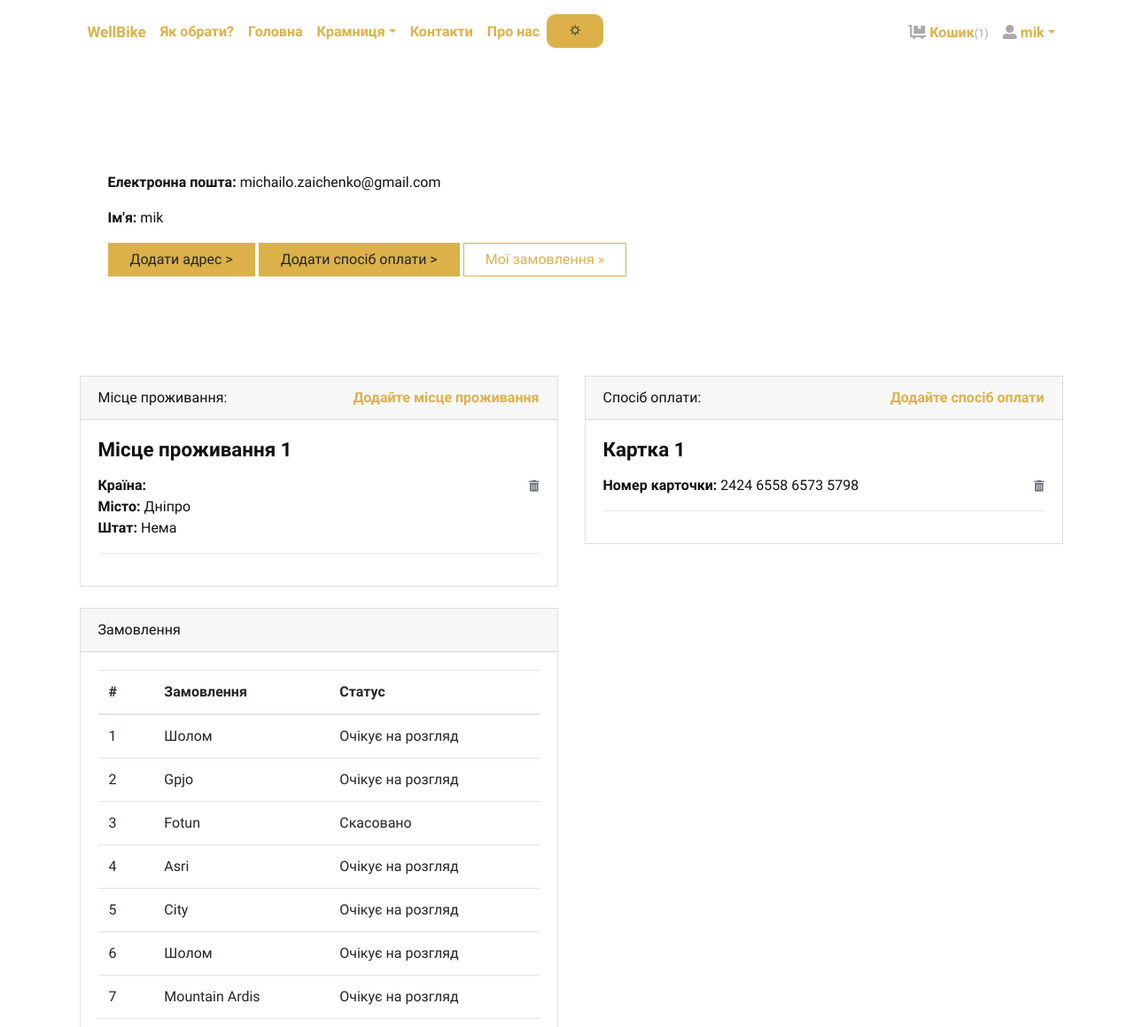
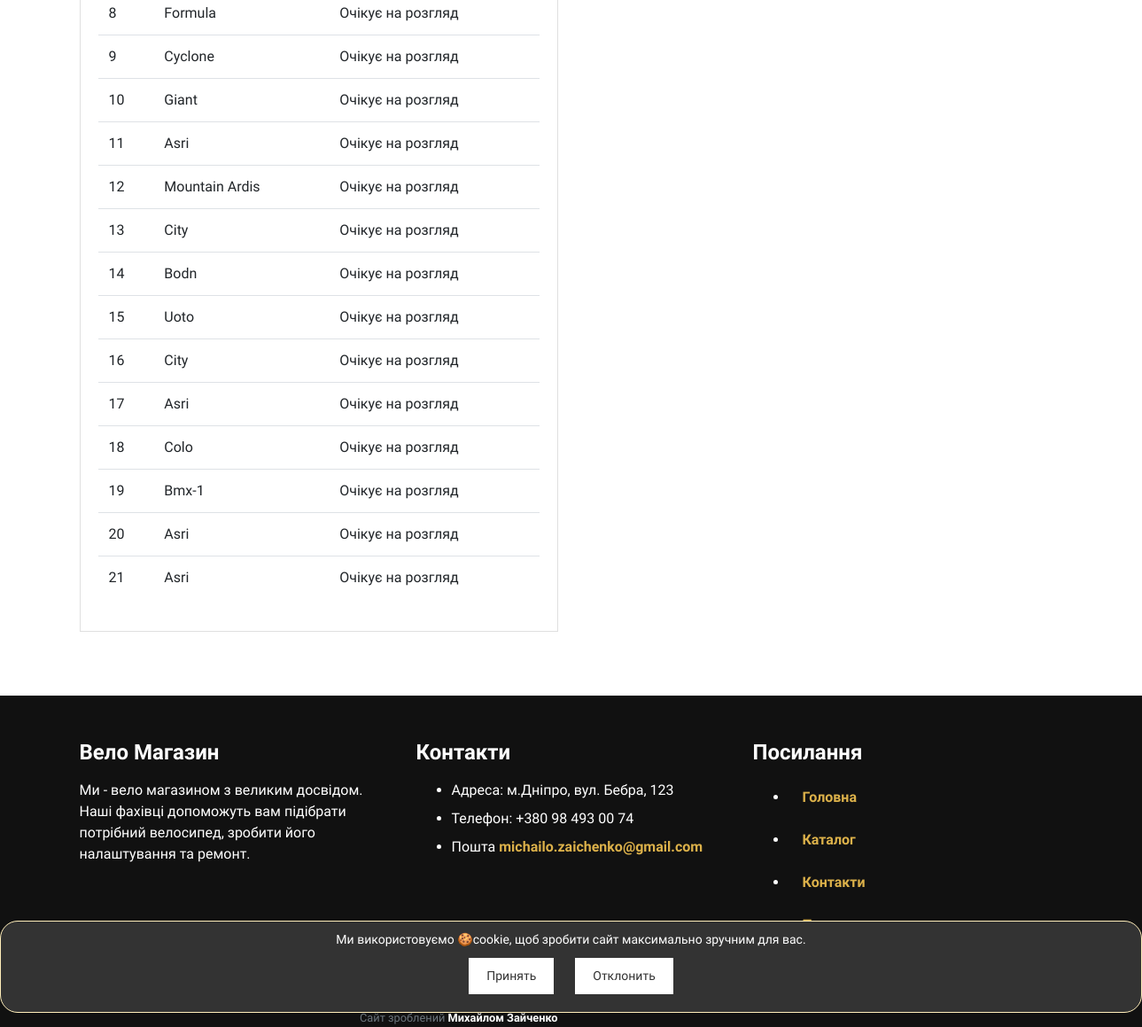
Page /accounts/profile/ (signed in) on the earlier database version (2 pictures, top to bottom).
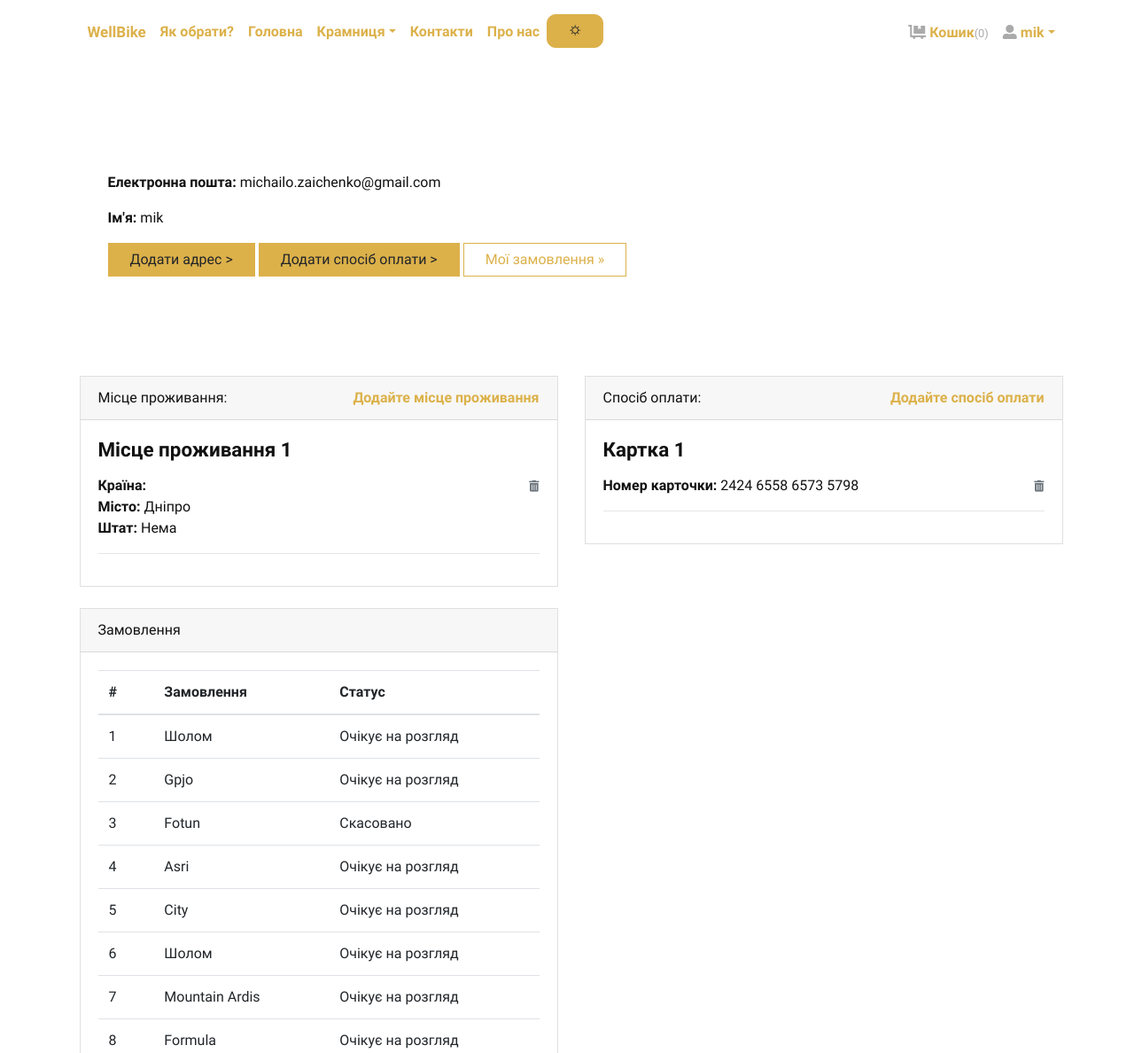
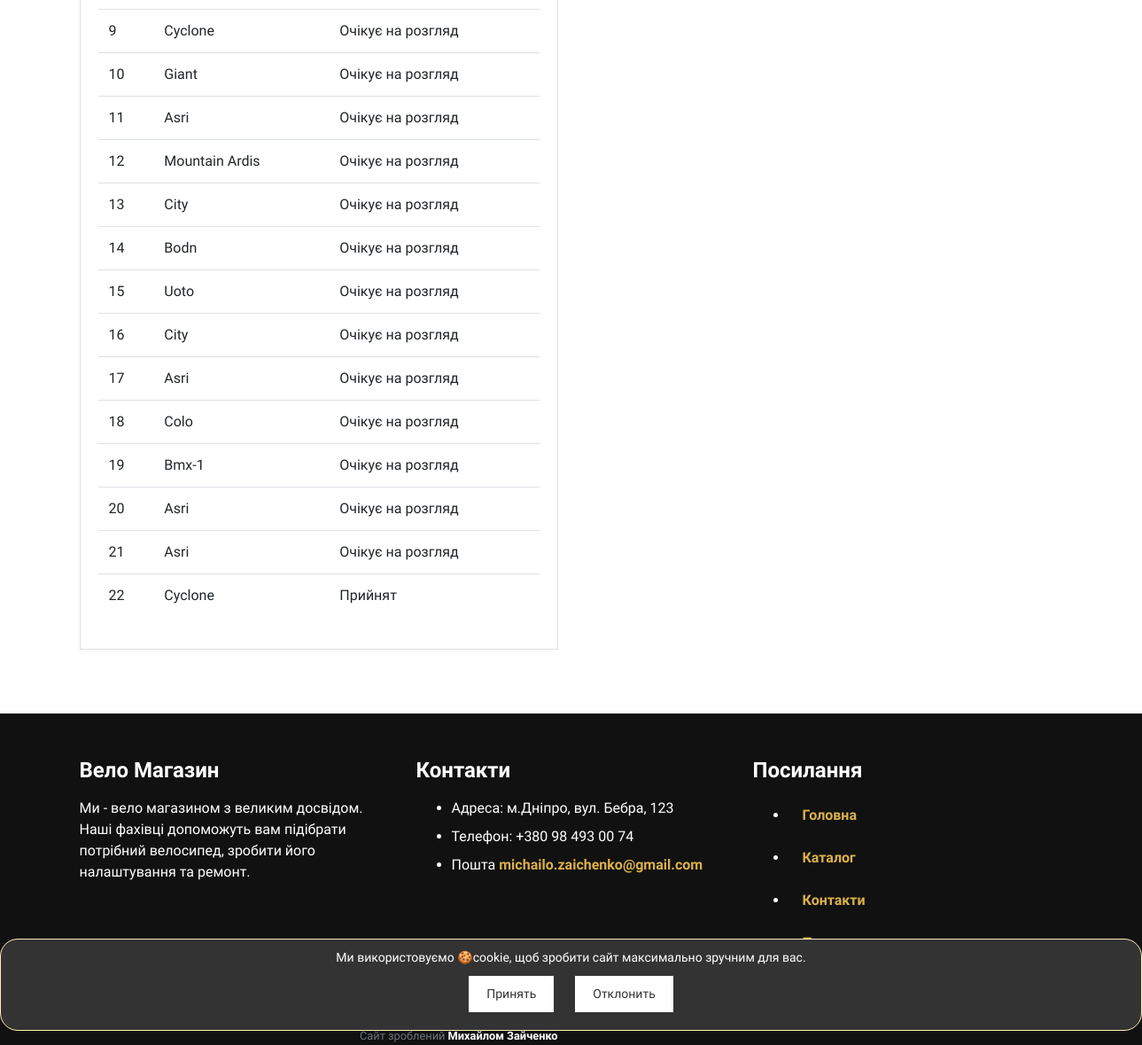
Same page on the later database version (2 pictures, top to bottom).
### store/models.py (models this page shows, shortened)
class Address(models.Model):
    user = models.ForeignKey(User, verbose_name="User", on_delete=models.CASCADE)
    locality = models.CharField(max_length=150, verbose_name="Nearest Location")
    city = models.CharField(max_length=150, verbose_name="City")
    state = models.CharField(max_length=150, verbose_name="State")

class PayingWay(models.Model):
    user = models.ForeignKey(User, verbose_name="User", on_delete=models.CASCADE)
    card_number = models.CharField(max_length=20, verbose_name='card_number')

class Order(models.Model):
    user = models.ForeignKey(User, verbose_name="User", on_delete=models.CASCADE)
    address = models.ForeignKey(Address, verbose_name="Shipping Address", on_delete=models.CASCADE)
    paying_way = models.ForeignKey(PayingWay, verbose_name="Paying Way", on_delete=models.CASCADE, blank=True,
                                   null=True)
    product = models.ForeignKey(Product, verbose_name="Product", on_delete=models.CASCADE)
    quantity = models.PositiveIntegerField(verbose_name="Quantity")
    ordered_date = models.DateTimeField(auto_now_add=True, verbose_name="Ordered Date")
    status = models.CharField(
        choices=STATUS_CHOICES,
        max_length=50,
        default="Очікує на розгляд"
        )

class Product(models.Model):
    title = models.CharField(max_length=150, verbose_name="Product Title")
    slug = models.SlugField(max_length=160, verbose_name="Product Slug")
    sku = models.CharField(max_length=255, unique=True, verbose_name="Unique Product ID (SKU)")
    short_description = models.TextField(verbose_name="Short Description")
    detail_description = models.TextField(blank=True, null=True, verbose_name="Detail Description")
    product_image = models.ImageField(upload_to='product', blank=True, null=True, verbose_name="Product Image")
    price = models.DecimalField(max_digits=8, decimal_places=2)
    category = models.ForeignKey(Category, verbose_name="Product Categoy", on_delete=models.CASCADE)
    is_active = models.BooleanField(verbose_name="Is Active?")
    is_featured = models.BooleanField(verbose_name="Is Featured?")
    created_at = models.DateTimeField(auto_now_add=True, verbose_name="Created Date")
    updated_at = models.DateTimeField(auto_now=True, verbose_name="Updated Date")
    class Meta:
        verbose_name_plural = 'Products'
        ordering = ('-created_at', )

### store/views.py (the view)
# urls.py: path('accounts/profile/', views.profile, name="profile"),
@login_required
def profile(request):
    addresses = Address.objects.filter(user=request.user)
    paying_ways = PayingWay.objects.filter(user=request.user)
    orders = Order.objects.filter(user=request.user)
    your_account = request.user
    return render(request, 'account/profile.html', {'addresses': addresses, 'orders': orders, 'your_account':
        your_account, 'paying_ways': paying_ways})

### store/context_preprocessors.py (called while the page is built)
def store_menu(request):
    categories = Category.objects.filter(is_active=True)
    context = {
        'categories_menu': categories,
    }
    return context

def cart_menu(request):
    if request.user.is_authenticated:
        cart_items= Cart.objects.filter(user=request.user)
        context = {
            'cart_items': cart_items,
        }
    else:
        context = {}
    return context

### store/templates/account/profile.html (shortened to what the changed rows need)
{% extends 'base.html' %}
{% load static %}
{% block content %}
    <div class="container py-5">
        <div class="row">
            <div class="col-lg-6">
                <div class="card mb-4" id="headings">
                    <div class="card-body">
                        {% if addresses %}
                            {% for address in addresses %}
                                <h4 class="mb-3">Місце проживання {{ forloop.counter }}</h4>
                                <span class="float-right"><a href="{% url 'store:remove-address' address.id %}"><i
                                        class="fas fa-trash-alt small text-muted"></i></a></span>
                                <p>
                                    <strong>Країна: </strong>{{ address.country }} <br>
                                    <strong>Місто: </strong>{{ address.city }} <br>
                                    <strong>Штат: </strong>{{ address.state }} <br>
                                </p>
                                <hr>
                            {% endfor %}
                        {% else %}
                            <div class="text-danger">
                                Місце проживання не додано(
                            </div>
                        {% endif %}
                    </div>
                </div>
            </div>
            <div class="col-lg-6">
                <div class="card mb-4" id="headings">
                    <div class="card-body">
                        {% if paying_ways %}
                            {% for paying_way in paying_ways %}
                                <h4 class="mb-3">Картка {{ forloop.counter }}</h4>
                                <span class="float-right"><a href="{% url 'store:remove-payingway' paying_way.id %}"><i
                                        class="fas fa-trash-alt small text-muted"></i></a></span>
                                <p>
                                    <strong>Номер карточки: </strong>{{ paying_way.card_number }} <br>
                                </p>
                                <hr>
                            {% endfor %}
                        {% else %}
                            <div class="text-danger">
                                Cпосіб оплати не додано(
                            </div>
                        {% endif %}
                    </div>
                </div>
            </div>
            <div class="col-lg-6">
                <div class="card mb-4" id="tables">
                    <div class="card-body">
                        <table class="table">
                            <thead>
                            <tr>
                                <th>#</th>
                                <th>Замовлення</th>
                                <th>Статус</th>
                            </tr>
                            </thead>
                            <tbody>
                            {% if orders %}
                                {% for order in orders %}
                                    <tr>
                                        <td>{{ forloop.counter }}</td>
                                        <td>{{ order.product.title }}</td>
                                        <td>
                                            {{ order.status }}
                                        </td>
                                    </tr>
                                {% endfor %}
                            {% else %}
                                <tr>
                                    <td class="text-danger" colspan="3">Ви ще нічого не замовляли.</td>
                                </tr>
                            {% endif %}
                            </tbody>
                        </table>
                    </div>
                </div>
            </div>
        </div>
    </div>
{% endblock content %}

### store/templates/navbar.html (shortened to what this page needs)
{% load static %}
{% load i18n %}
{% load cache %}
{% block head %}
    <link href="{% static 'css/header.css' %}" rel="stylesheet" type="text/css">
    <link href="{% static 'css/button_back_col.css' %}" rel="stylesheet" type="text/css">
{% endblock %}
<header>
    <div class="container px-0 px-lg-3">
        <nav class="navbar navbar-expand-lg py-3 px-lg-0">
            <div class="collapse navbar-collapse" id="navbarSupportedContent">
                <ul class="navbar-nav mr-auto">
                    <li class="nav-item">
                        <a class="nav-link active" href="{% url 'store:home' %}"><span
                                class="custom-text">WellBike</span></a>
                    </li>
                    <li class="nav-item">
                        <a class="nav-link" href="{% url 'store:main' %}">Як обрати?</a>
                    </li>
                    <li class="nav-item">
                        <a class="nav-link" href="{% url 'store:home' %}">Головна</a>
                    </li>
                    <li class="nav-item dropdown"><a class="nav-link dropdown-toggle" id="pagesDropdown" href="#"
                                                     data-toggle="dropdown" aria-haspopup="true"
                                                     aria-expanded="false">Крамниця</a>
                    </li>
                    <li class="nav-item">
                        <a class="nav-link" href="{% url 'store:contacts' %}">{% trans "Контакти" %}</a>
                    </li>
                    <li class="nav-item">
                        <a class="nav-link" href="{% url 'store:about' %}"> {% trans "Про нас" %}</a>
                    </li>
                    <li>
                        <div id="toggle-theme" class="btn btn-primary">🌣</div>
                    </li>
                </ul>
                <ul class="navbar-nav ml-auto">
                    {% if request.user.is_authenticated %}
                        <li class="nav-item"><a class="nav-link" href="{% url 'store:cart' %}"> <i
                                class="fas fa-dolly-flatbed mr-1 text-gray"></i>Кошик<small
                                class="text-gray">({{ cart_items.count }})</small></a></li>
                        <li class="nav-item dropdown"><a class="nav-link dropdown-toggle" id="pagesDropdown" href="#"
                                                         data-toggle="dropdown" aria-haspopup="true"
                                                         aria-expanded="false"><i class="fas fa-user-alt mr-1
                                                   text-gray"></i>{{ your_account }}</a></a>
                        </li>
                    {% else %}
                        <li class="nav-item"><a class="nav-link" href="{% url 'store:login' %}">Увійти</a>
                        </li>
                        <li class="nav-item"><a class="nav-link"
                                                href="{% url 'store:register' %}">Створити акаунт</a>
                        </li>
                    {% endif %}
                </ul>
            </div>
        </nav>
    </div>
</header>

Differences in the rows shown:
added Order: product "Cyclone", status "Прийнят"
Other differences:
{{ cart_items.count }}: "1" → "0"
